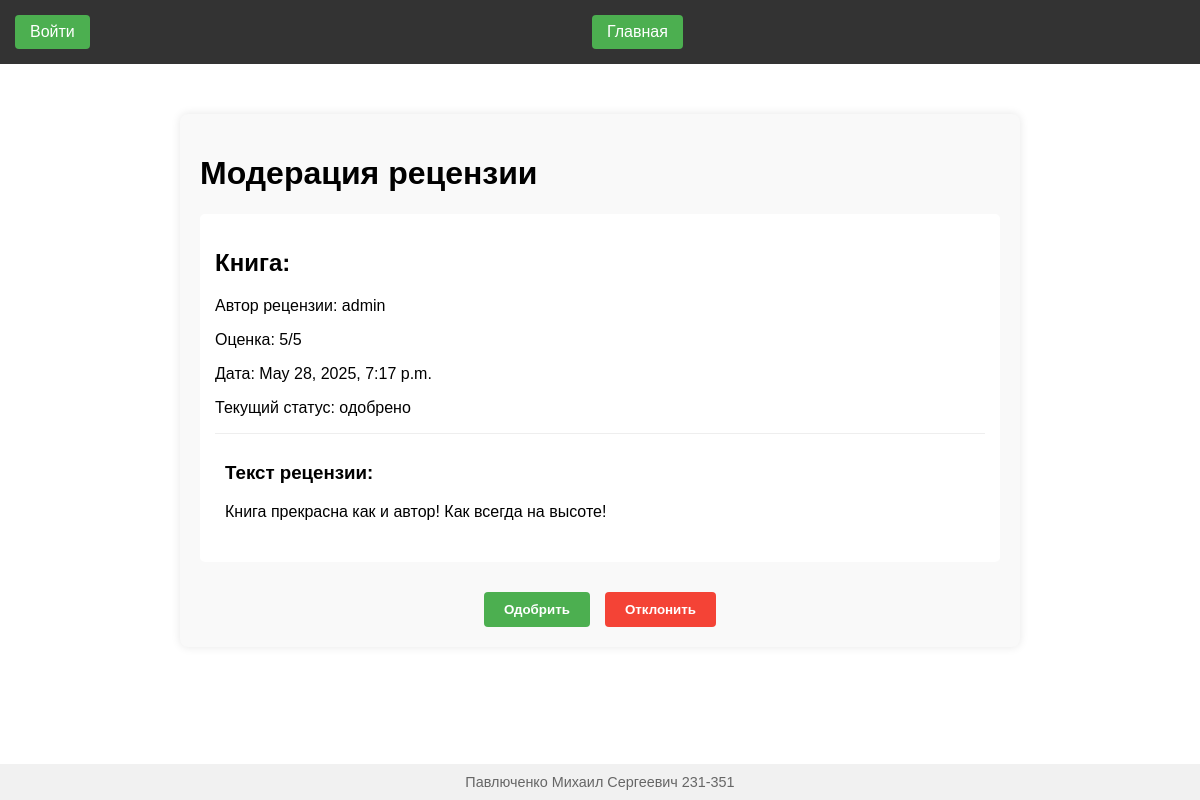
Page /reviews/detail/3 on the committed database.
### main/models.py (models this page shows, shortened)
class Review(models.Model):
    book = models.ForeignKey("Book", on_delete=models.CASCADE, related_name="reviews")
    user = models.ForeignKey(User, on_delete=models.CASCADE)
    rate = models.IntegerField()
    text = models.TextField()
    status = models.PositiveIntegerField(choices=STATUS_CHOICES, validators=[MinValueValidator(1),MaxValueValidator(3)], default=1)
    date = models.DateTimeField(auto_now=True)
    def get_status_display(self):
        return STATUSES[self.status-1]

### review_management/views.py (the view, shortened to what this page needs)
# urls.py: path('detail/<int:pk>', ReviewModerationView.as_view(), name="mod_reviews_detail")
class ReviewModerationView(View):
    template_name = 'review_management/moder_reviews_detail.html'
    def get(self, request, pk):
        review = get_object_or_404(Review, id=pk)
        context = {
            'review': review,
            'statuses': STATUSES,
        }
        return render(request, self.template_name, context)

### templates/review_management/moder_reviews_detail.html (shortened to what this page needs)
{% extends 'base.html' %}
{% load static %}
{% block header_loading %}
<link rel="stylesheet" href="{% static 'css/review_management/detail.css' %}">
{% endblock %}
{% block content %}
<div class="review-moderation-container">
    <h1>Модерация рецензии</h1>
    <div class="review-details">
        <h2>Книга: {{ review.book.title }}</h2>
        <p>Автор рецензии: {{ review.user.username }}</p>
        <p>Оценка: {{ review.rate }}/5</p>
        <p>Дата: {{ review.date }}</p>
        <p>Текущий статус: {{ review.get_status_display }}</p>
        <div class="review-text">
            <h3>Текст рецензии:</h3>
            <p>{{ review.text }}</p>
        </div>
    </div>
    <form method="post" class="moderation-actions">
        <button type="submit" name="action" value="approve" class="btn-approve">Одобрить</button>
        <button type="submit" name="action" value="reject" class="btn-reject">Отклонить</button>
    </form>
</div>
{% endblock %}

### static/css/base.css (style rules this page uses)
body { font-family: Arial, sans-serif; margin: 0; padding: 0; display: flex; flex-direction: column; min-height: 100vh; }

### static/css/review_management/detail.css (style rules this page uses)
.review-moderation-container { max-width: 800px; margin: 30px auto; padding: 20px; background-color: #f9f9f9; border-radius: 8px; box-shadow: 0 0 10px rgba(0,0,0,0.1); }
.review-details { margin-bottom: 30px; padding: 15px; background-color: white; border-radius: 5px; }
.review-text { margin-top: 15px; padding: 10px; border-top: 1px solid #eee; }
.moderation-actions { display: flex; gap: 15px; justify-content: center; }
.btn-approve, .btn-reject { padding: 10px 20px; border: none; border-radius: 4px; cursor: pointer; font-weight: bold; transition: all 0.3s; }
.btn-approve { background-color: #4CAF50; color: white; }
.btn-reject { background-color: #f44336; color: white; }

### rows in the picture
Review: user.username "admin", rate "5", date "May 28, 2025, 7:17 p.m.", status "одобрено", text "Книга прекрасна как и автор! Как всегда на высоте!"
